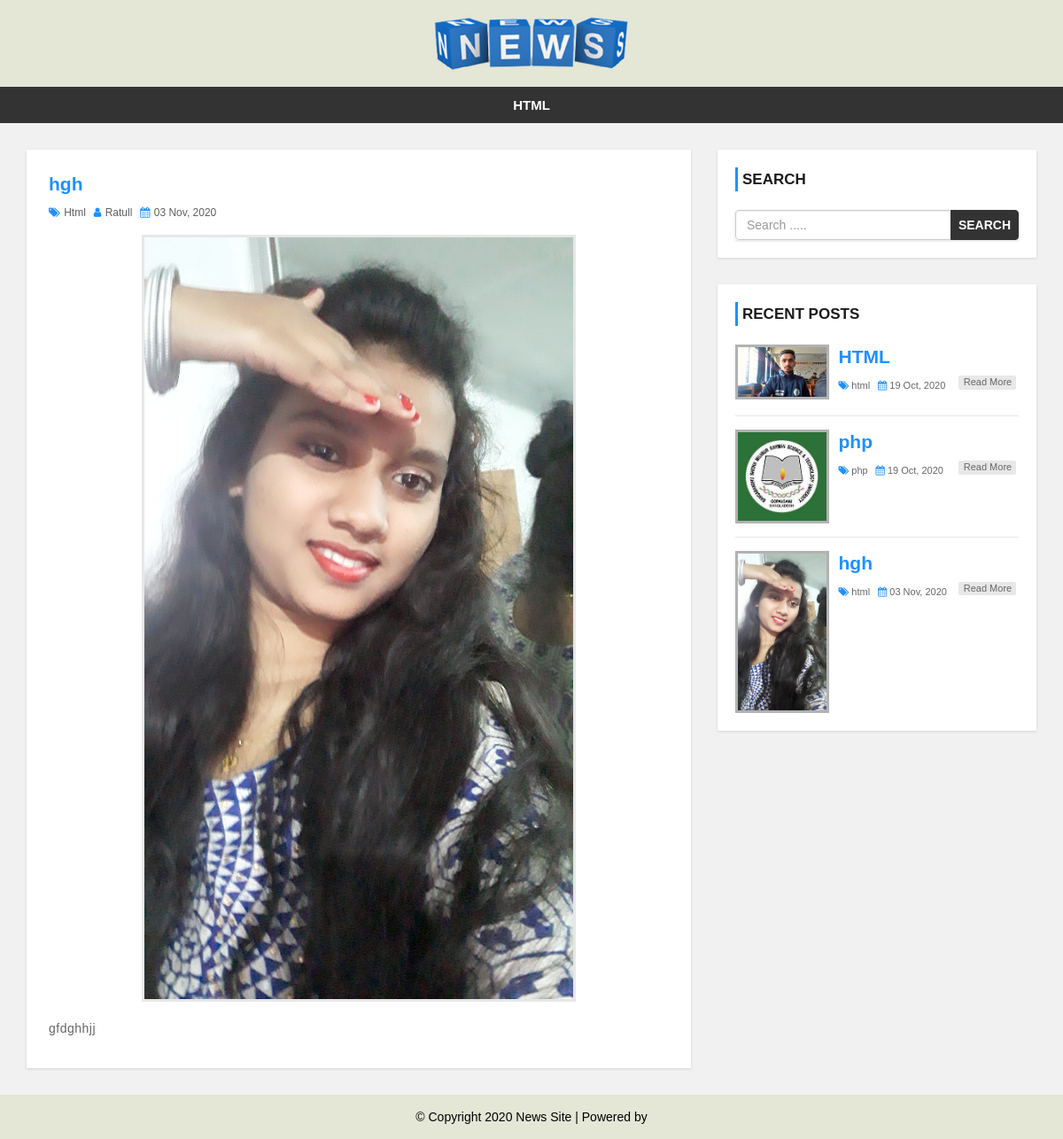
The page /single.php?id=63 on the database its author committed.
### tables this page shows
CREATE TABLE IF NOT EXISTS `category` (
  `category_id` int(11) NOT NULL AUTO_INCREMENT,
  `category_name` varchar(100) NOT NULL,
  `post` int(11) DEFAULT NULL,
  PRIMARY KEY (`category_id`)
);

CREATE TABLE IF NOT EXISTS `post` (
  `post_id` int(11) NOT NULL AUTO_INCREMENT,
  `title` varchar(100) NOT NULL,
  `description` text NOT NULL,
  `category` varchar(100) NOT NULL,
  `post_date` varchar(50) NOT NULL,
  `author` int(11) NOT NULL,
  `post_img` varchar(100) NOT NULL,
  PRIMARY KEY (`post_id`)
);

CREATE TABLE IF NOT EXISTS `user` (
  `user_id` int(10) NOT NULL AUTO_INCREMENT,
  `first_name` varchar(30) NOT NULL,
  `last_name` varchar(30) NOT NULL,
  `username` varchar(30) NOT NULL,
  `password` varchar(40) NOT NULL,
  `role` int(11) NOT NULL,
  PRIMARY KEY (`user_id`)
);

### single.php (the view)
<?php include 'header.php'; ?>
    <div id="main-content">
        <div class="container">
            <div class="row">
                <div class="col-md-8">
                    <?php
include 'admin/config.php';
$post_id=$_GET['id'];
  $query="SELECT post.post_id,post.title,post.description,post.post_img,post.post_date,post.category,category.category_name,user.username,post.author FROM post
LEFT JOIN category ON post.category = category.category_id
LEFT JOIN user ON post.author = user.user_id
WHERE post.post_id={$post_id}";
       $result=mysqli_query($conn,$query) or die("Query failed.");
$count=mysqli_num_rows($result);
if($count>0){
    while ($row = mysqli_fetch_assoc($result)) {
?>
                    <div class="post-container">
                        <div class="post-content single-post">
                            <h3><?php echo $row['title'] ?></h3>
                            <div class="post-information">
                                <span>
                                    <i class="fa fa-tags" aria-hidden="true"></i>
                                    <a href="category.php?cid=<?php echo $row['category'] ?>"><?php echo $row['category_name'] ?></a>
                                </span>
                                <span>
                                    <i class="fa fa-user" aria-hidden="true"></i>
                                    <a href='author.php?author_id=<?php echo $row['author'] ?>'><?php echo $row['username'] ?></a>
                                </span>
                                <span>
                                    <i class="fa fa-calendar" aria-hidden="true"></i>
                                     <?php echo $row['post_date'] ?>
                                </span>
                            </div>
                            <img class="single-feature-image" src="admin/upload/<?php echo $row['post_img'] ?>" alt=""/>
                            <p class="description">
                                <?php echo $row['description'] ?>
                            </p>
                        </div>
                    </div>
                    <?php }
                        }else{
                            echo "No record found";
                        }
                        ?>
                </div>
                <?php include 'sidebar.php'; ?>
            </div>
        </div>
    </div>
<?php include 'footer.php'; ?>

### header.php (shortened to what this page needs)
<!DOCTYPE html>
<html lang="en">
<head>
    <link rel="stylesheet" href="css/bootstrap.min.css" />
    <link rel="stylesheet" href="css/font-awesome.css">
    <link rel="stylesheet" href="css/style.css">
</head>
<body>
<div id="header">
    <div class="container">
        <div class="row">
            <div class=" col-md-offset-4 col-md-4">
                <a href="index.php" id="logo"><img src="images/news.jpg"></a>
            </div>
        </div>
    </div>
</div>
<div id="menu-bar">
    <div class="container">
        <div class="row">
            <div class="col-md-12">
                    <?php
                    include "admin/config.php";
                    $query="SELECT * FROM category WHERE post > 0";
                    $result=mysqli_query($conn,$query) or die(" Categories Query failed.");
                    if (mysqli_num_rows($result)){
                    $active="";
                    ?>
                    <ul class='menu'>
                    <?php
                    while ($row = mysqli_fetch_assoc($result)) {
                    echo "<li><a class='$active' href='category.php?cid={$row['category_id']}'>{$row['category_name']}</a></li>";
                    }
                    ?>
                    </ul>
                    <?php } ?>
            </div>
        </div>
    </div>
</div>

### sidebar.php
<div id="sidebar" class="col-md-4">
    <div class="search-box-container">
        <h4>Search</h4>
        <form class="search-post" action="search.php" method ="GET">
            <div class="input-group">
                <input type="text" name="search" class="form-control" placeholder="Search .....">
                <span class="input-group-btn">
                    <button type="submit" class="btn btn-danger">Search</button>
                </span>
            </div>
        </form>
    </div>
                    <?php
  $query="SELECT post.post_id,post.title,post.description,post.post_img,post.post_date,post.category,category.category_name,user.username, post.author FROM post
LEFT JOIN category ON post.category = category.category_id
LEFT JOIN user ON post.author = user.user_id
ORDER BY post.post_id";
$result=mysqli_query($conn,$query);
?>
    <div class="recent-post-container">
        <h4>Recent Posts</h4>
    <?php
    while ($row = mysqli_fetch_assoc($result)) {  ?>
        <div class="recent-post">
            <a class="post-img" href="single.php?id=<?php echo $row['post_id'] ?>"><img src="admin/upload/<?php echo $row['post_img'] ?>" alt=""/></a>
            <div class="post-content">
               <h3><a href='single.php?id=<?php echo $row['post_id'] ?>'><?php echo $row['title'] ?></a></h3>
                <span>
                    <i class="fa fa-tags" aria-hidden="true"></i>
                        <a href='category.php?cid=<?php echo $row['category'] ?>'><?php echo $row['category_name'] ?></a>
                </span>
                <span>
                    <i class="fa fa-calendar" aria-hidden="true"></i>
                    <?php echo $row['post_date'] ?>
                </span>
               <a class='read-more pull-right' href='single.php?id=<?php echo $row['post_id'] ?>'>read more</a>
            </div>
        </div>
 <?php  }   ?>
        </div>
    </div>

### css/style.css (style rules this page uses)
body { background: #f1f1f1; font-family: sans-serif,arial,Helvetica; }
a, a:hover, a:focus { text-decoration: none; outline: none; }
ul { margin:0; padding:0; list-style:none; }
form { background: #fff; padding: 25px; box-shadow:0 1px 3px rgba(0, 0, 0, 0.13); }
#header { background: #e4e6d6; text-align: center; padding: 15px; }
#logo { display: inline-block; width: 65%; }
#logo img { width: 100%; }
#menu-bar { background: #333; text-align: center; }
#menu-bar .menu > li { display: inline-block; }
.menu > li > a { padding: 10px 20px; display: block; text-transform: uppercase; color: #fff; font-size: 15px; font-weight:600; transition:all 0.5s ease 0s; }
#main-content { padding: 30px 0; min-height: 750px; }
#main-content .post-container { background-color: #fff; padding: 25px; box-shadow: 0 1px 3px rgba(0, 0, 0, 0.13); }
#main-content .post-content { border-bottom: 1px solid #d1d1d1; padding: 0 0 30px; margin-bottom:30px; }
#main-content .post-content img { width: 100%; }
#main-content .post-content h3 { font-size: 21px; line-height: 28px; font-weight: 600; margin: 0 0 7px; }
#main-content .post-content h3 a { color: #1e90ff; transition:all 0.3s; }
#main-content .post-content .post-information span { color: #606060; font-size: 12px; text-transform: capitalize; margin: 0 5px 5px 0; display: inline-block; }
#main-content .post-content .post-information i { color: #1e90ff; margin-right: 1px; }
#main-content .post-content .post-information a { color: #606060; text-decoration: none; }
#main-content .post-content p, #main-content .single-post p { color: #666; font-size: 14px; letter-spacing: 0.5px; margin:0 0 10px; }
#main-content .post-content a.read-more { color: #fff; background-color: #333333; font-size: 12px; text-transform: capitalize; padding: 3px 8px; border-radius: 2px; transition: all 0.3s; }
#main-content .single-post { border: none; margin-bottom: 0; padding-bottom: 0; }
#main-content .single-post h3 { color: #1e90ff; }
#main-content .single-post .post-information { margin: 0 0 10px; }
#main-content .single-post p { text-align: justify; }
#main-content .single-post img.single-feature-image { width: 70%; margin: 0 auto 20px; display: block; border: 3px solid #e7e7e7; }
i.fa { color:#222; }
#sidebar h4 { color: #1A1A1A; font-size: 17px; line-height: 27px; font-weight:600; text-transform: uppercase; padding: 0 0 0 5px; margin: 0 0 21px; border-left: 3px solid #1e90ff; }
#sidebar .search-box-container { background-color: #fff; padding: 20px; margin: 0 0 30px; box-shadow: 0 1px 3px rgba(0, 0, 0, 0.13); }
#sidebar .search-post { padding: 0; }
#sidebar .search-post input { color: #606060; }
#sidebar .search-post .btn { font-weight: 600; text-transform: uppercase; padding: 6px 8px; background-color: #333333; border-color: #333333; outline: none; }
#sidebar .recent-post-container { padding: 20px; background: #fff; box-shadow: 0 1px 3px rgba(0, 0, 0, 0.13); }
#sidebar .recent-post { border-bottom: 1px solid #e7e7e7; padding: 0 0 15px; margin: 0 0 15px; }
#sidebar .recent-post:last-child { margin: 0; padding: 0; border: none; }
#sidebar .recent-post .post-img { display: inline-block; width: 33%; border: 3px solid rgba(0,0,0,0.3); vertical-align: top; transition: border .3s; }
#sidebar .recent-post .post-img img { width: 100%; }
#sidebar .recent-post .post-content { width: 65%; display: inline-block; border: none; padding: 0 0 0 7px; margin: 0; }
#sidebar .recent-post span { color: #666; font-size: 11px; display: inline-block; margin: 0 5px 10px 0; }
#sidebar .recent-post span a { color: #666; }
#sidebar .recent-post span i { color: #1E90FF; }
#sidebar .recent-post a.read-more { color: #666; background-color: rgba(0,0,0,0.09); width: 65px; font-size: 11px; text-align: center; padding: 0; display: block; transition: all 0.3s; }

### rows shown on the page
category: category_name "HTML"
post: title "hgh", category.category_name "Html", user.username "Ratull", post_date "03 Nov, 2020", post_img (picture), description "gfdghhjj", category.category_name "html"
post: post_img (picture), title "HTML", category.category_name "html", post_date "19 Oct, 2020"
post: post_img (picture), title "php", category.category_name "php", post_date "19 Oct, 2020"
